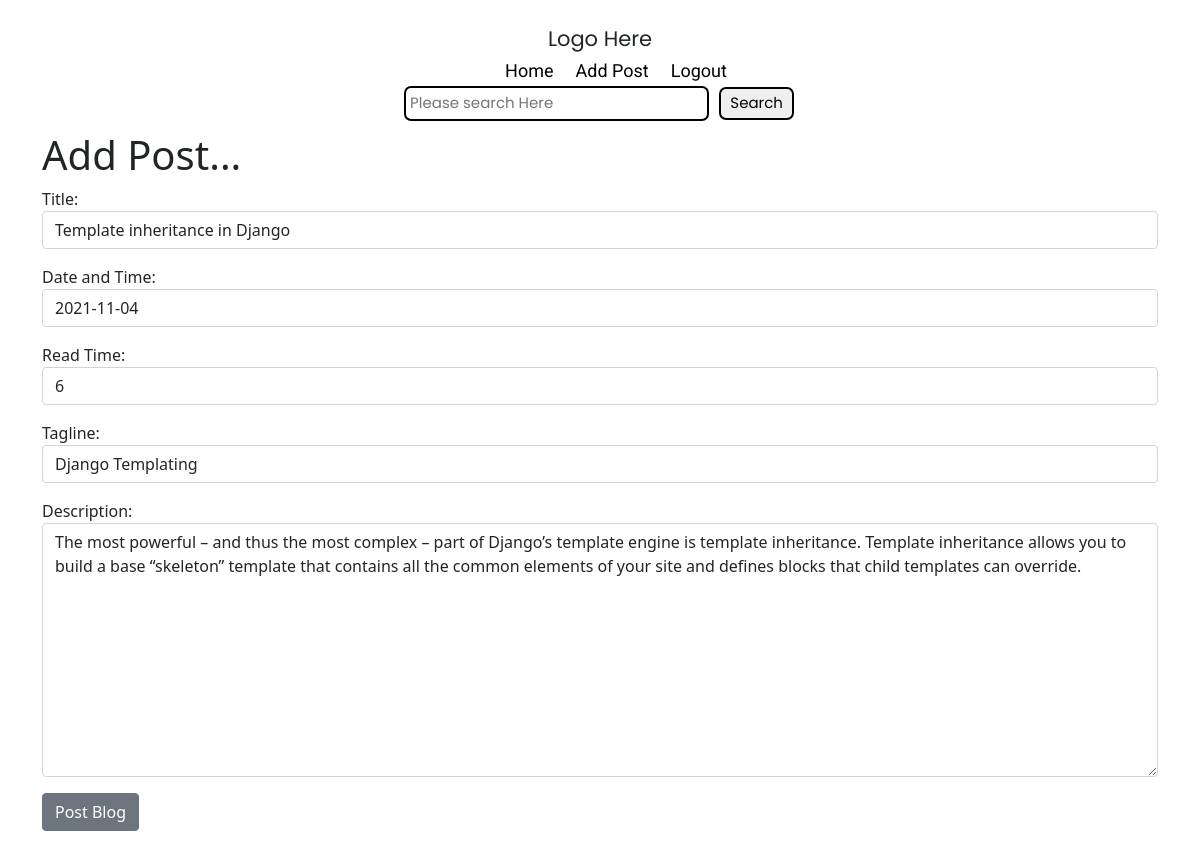
Screenshot of /article/edit/1 (signed in) with the database file from the repository.
### blogApp/models.py (models this page shows, shortened)
class Post(models.Model):
    blog_title = models.CharField(verbose_name="Title", max_length=300)
    blog_author = models.ForeignKey(User, blank=True, null=True, on_delete=models.CASCADE)
    blog_date = models.DateField(verbose_name="Date and Time")
    blog_read_time = models.IntegerField(verbose_name="Read Time")
    blog_tag = models.CharField(verbose_name="Tagline", default="Python", max_length=200)
    blog_content = models.TextField("Description")

### blogApp/views.py (the view)
# urls.py: path('article/edit/<int:pk>', UpdateDetailView.as_view(), name="update-post"),
class UpdateDetailView(UpdateView):
    model = Post
    form_class = PostForm
    template_name = 'blogs/update-post.html'

### blogApp/forms.py
class PostForm(forms.ModelForm):
    class Meta:
        model = Post
        fields = ('blog_title', 'blog_author', 'blog_date', 'blog_read_time', 'blog_tag', 'blog_content')
        widgets ={
            'blog_title': forms.TextInput(attrs={'class':'form-control'}),
            'blog_author': forms.TextInput(attrs={'class':'form-control', 'id':'username','value':"", 'type':'hidden'}),
            'blog_date': forms.DateInput(attrs={'class':'form-control'}),
            'blog_read_time': forms.NumberInput(attrs={'class':'form-control'}),
            'blog_tag': forms.TextInput(attrs={'class':'form-control'}),
            'blog_content': forms.Textarea(attrs={'class':'form-control'})
        }

### templates/blogs/update-post.html (shortened to what this page needs)
{% extends 'blogs/index.html' %}
{% load static %}
{% block content %}
{% if user.is_authenticated%}
    {% if user.id == post.blog_author.id%}
<div class="container md-3 ">
<h1>Add Post...</h1>
<form method="POST">
{{form.as_p}}
<button class="btn btn-secondary">Post Blog</button>
</div>
 {%endif%}
{% else %}
You are not allowed here and you know it!!
{%endif %}
    {% endblock  %}

### static/blogs/css/style.css (style rules this page uses)
* { margin: 0; padding: 0; }

### static/blogs/css/utils.css (style rules this page uses)
:root { --bg-color: purple; --font-1: 'Poppins', sans-serif; --font-2: 'Roboto', sans-serif; }

### rows the page displays
Post: blog_title "Template inheritance in Django", blog_date "2021-11-04", blog_read_time "6", blog_tag "Django Templating", blog_content "The most powerful – and thus the most complex – part of Django’s template engine is template inheritance. Template inheritance allows you to build a base “skeleton” template that contains all the common elements of your site and defines blocks that child templates can override."
